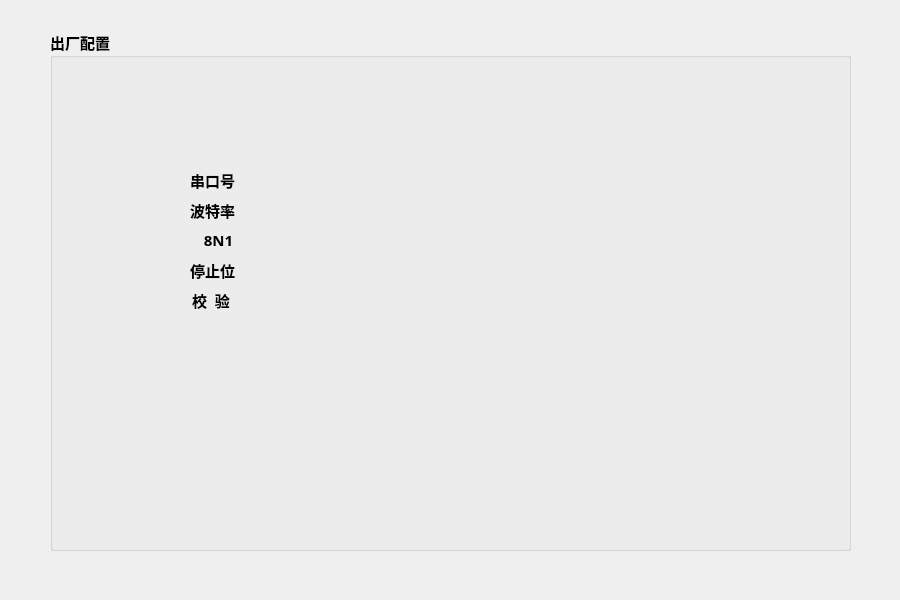
<?xml version="1.0" encoding="UTF-8"?>
<ui version="4.0">
 <class>RVR_DefaultConfig</class>
 <widget class="QDialog" name="RVR_DefaultConfig">
  <property name="geometry">
   <rect>
    <x>0</x>
    <y>0</y>
    <width>900</width>
    <height>600</height>
   </rect>
  </property>
  <property name="windowTitle">
   <string>Dialog</string>
  </property>
  <widget class="QGroupBox" name="groupBox_3">
   <property name="geometry">
    <rect>
     <x>50</x>
     <y>30</y>
     <width>801</width>
     <height>521</height>
    </rect>
   </property>
   <property name="font">
    <font>
     <family>微软雅黑 Light</family>
     <pointsize>11</pointsize>
     <weight>75</weight>
     <bold>true</bold>
    </font>
   </property>
   <property name="title">
    <string>出厂配置</string>
   </property>
   <widget class="QLabel" name="label">
    <property name="geometry">
     <rect>
      <x>140</x>
      <y>140</y>
      <width>48</width>
      <height>20</height>
     </rect>
    </property>
    <property name="text">
     <string>串口号</string>
    </property>
   </widget>
   <widget class="QLabel" name="label_2">
    <property name="geometry">
     <rect>
      <x>140</x>
      <y>170</y>
      <width>48</width>
      <height>20</height>
     </rect>
    </property>
    <property name="text">
     <string>波特率</string>
    </property>
   </widget>
   <widget class="QLabel" name="label_3">
    <property name="geometry">
     <rect>
      <x>146</x>
      <y>200</y>
      <width>38</width>
      <height>20</height>
     </rect>
    </property>
    <property name="text">
     <string>  8N1</string>
    </property>
   </widget>
   <widget class="QLabel" name="label_5">
    <property name="geometry">
     <rect>
      <x>140</x>
      <y>230</y>
      <width>48</width>
      <height>20</height>
     </rect>
    </property>
    <property name="text">
     <string>停止位</string>
    </property>
   </widget>
   <widget class="QLabel" name="label_port">
    <property name="geometry">
     <rect>
      <x>230</x>
      <y>140</y>
      <width>201</width>
      <height>21</height>
     </rect>
    </property>
    <property name="text">
     <string/>
    </property>
   </widget>
   <widget class="QLabel" name="label_baud">
    <property name="geometry">
     <rect>
      <x>230</x>
      <y>170</y>
      <width>201</width>
      <height>21</height>
     </rect>
    </property>
    <property name="text">
     <string/>
    </property>
   </widget>
   <widget class="QLabel" name="label_datas">
    <property name="geometry">
     <rect>
      <x>230</x>
      <y>200</y>
      <width>201</width>
      <height>21</height>
     </rect>
    </property>
    <property name="text">
     <string/>
    </property>
   </widget>
   <widget class="QLabel" name="label_stop">
    <property name="geometry">
     <rect>
      <x>230</x>
      <y>230</y>
      <width>201</width>
      <height>21</height>
     </rect>
    </property>
    <property name="text">
     <string/>
    </property>
   </widget>
   <widget class="QLabel" name="label_parity">
    <property name="geometry">
     <rect>
      <x>230</x>
      <y>260</y>
      <width>201</width>
      <height>21</height>
     </rect>
    </property>
    <property name="text">
     <string/>
    </property>
   </widget>
   <widget class="QLabel" name="label_6">
    <property name="geometry">
     <rect>
      <x>142</x>
      <y>260</y>
      <width>42</width>
      <height>20</height>
     </rect>
    </property>
    <property name="text">
     <string>校  验</string>
    </property>
   </widget>
  </widget>
 </widget>
 <resources/>
 <connections/>
</ui>
